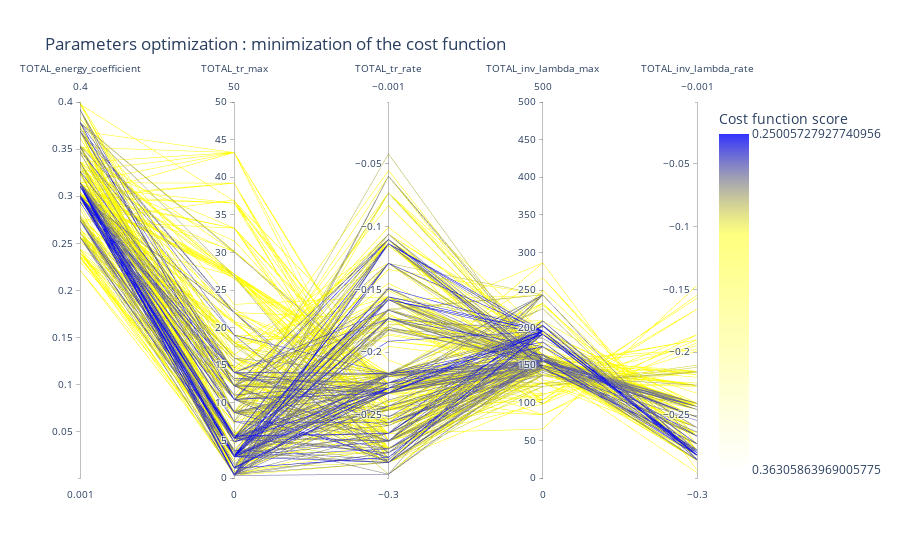

Here is the notebook cell this chart was saved with:
### Code cell
fig = viewer.parallel_coordinates(1000, unselected_opacity=0)
fig

### Figure 1 — Plotly figure (JSON) as saved in the notebook; plotly's stock layout.template omitted (floating-point values rounded to 4 significant figures; data arrays with more than 128 entries replaced by an {"elided": "..."} marker saying what was removed)
{"data": [{"dimensions": [{"label": "TOTAL_energy_coefficient", "range": [0.001, 0.4], "values": {"elided": "1000 float values"}}, {"label": "TOTAL_tr_max", "range": [0, 50], "values": {"elided": "1000 float values"}}, {"label": "TOTAL_tr_rate", "range": [-0.3, -0.001], "values": {"elided": "1000 float values"}}, {"label": "TOTAL_inv_lambda_max", "range": [0, 500], "values": {"elided": "1000 float values"}}, {"label": "TOTAL_inv_lambda_rate", "range": [-0.3, -0.001], "values": {"elided": "1000 float values"}}], "line": {"color": {"elided": "1000 float values"}, "colorbar": {"tickmode": "array", "ticktext": [0.2501, 0.3631], "tickvals": [-0.2501, -0.3631], "title": {"text": "Cost function score"}}, "colorscale": [[0, "rgba(0, 0, 255, 0.8)"], [0.3, "rgba(255,255,0,0.5)"], [1, "rgba(255,255,0,0.0)"]], "reversescale": true, "showscale": true}, "type": "parcoords", "unselected": {"line": {"opacity": 0}}}], "layout": {"coloraxis": {"colorbar": {"title": {"text": "Fitness"}}}, "title": {"text": "Parameters optimization : minimization of the cost function"}}}
